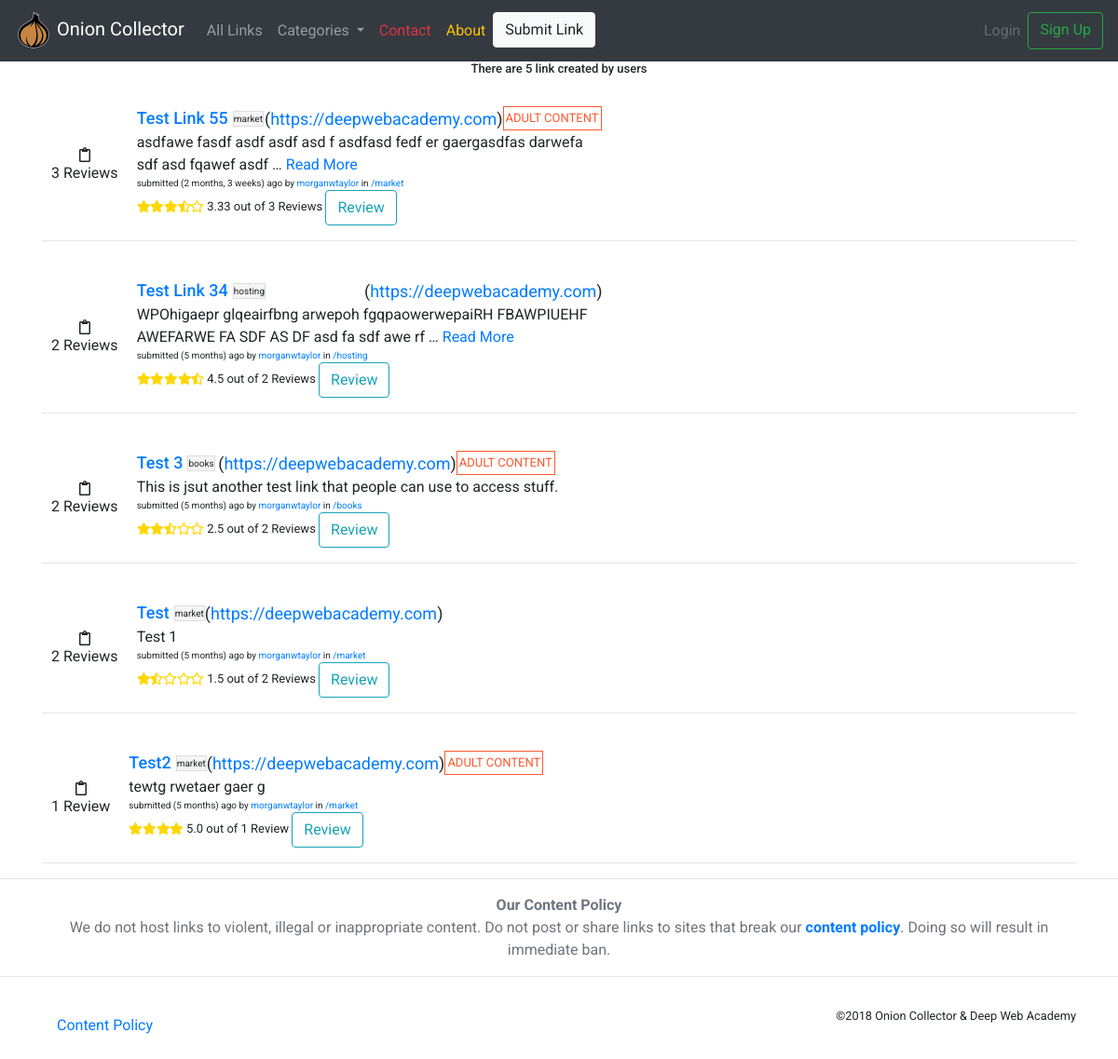
Before: /links/ with the older database file.
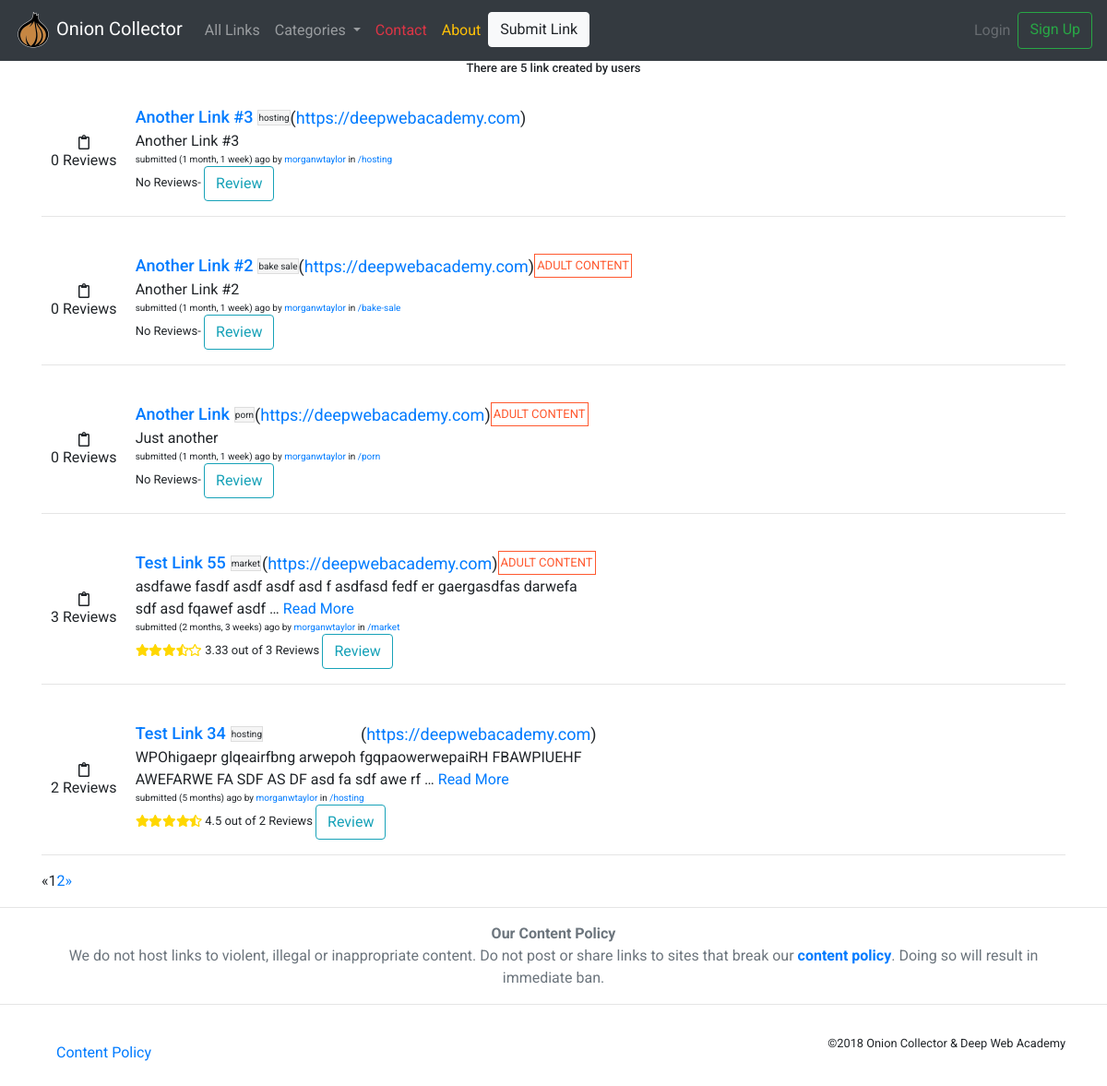
After: the same page with the newer database file.
### links/models.py (models this page shows, shortened)
class Link(models.Model):
    user = models.ForeignKey(settings.AUTH_USER_MODEL,on_delete=models.DO_NOTHING, related_name='links')
    created_at = models.DateTimeField(
            auto_now=True)
    title = models.CharField(max_length=30)
    slug = models.SlugField(unique=True)
    description = models.TextField(max_length = 255)
    category = models.ForeignKey(Category,on_delete=models.DO_NOTHING, related_name='links', null=True, blank=True)
    link = models.URLField(default = 'https://deepwebacademy.com')
    nsfw = models.BooleanField(default = False)
    votes = models.IntegerField(default = 1)
    likes = models.ManyToManyField(settings.AUTH_USER_MODEL, blank=True, related_name='link_likes')
    class Meta:
        ordering = ["-created_at"]
        unique_together = ['user', 'title']
    def average_rating(self):
        all_ratings = list(map(lambda x: x.rating, self.review_set.all()))
        return np.round(np.mean(all_ratings), decimals=2)

class Category(models.Model):
    title = models.CharField(max_length=25)
    slug = models.SlugField(unique=True)
    def __str__(self):
        return self.title
    class Meta:
        verbose_name_plural = "Categories"

class Review(models.Model):
    RATING_CHOICES = (
        (1, '1 Star'),
        (2, '2 Star'),
        (3, '3 Star'),
        (4, '4 Star'),
        (5, '5 Star')
    )
    user = models.ForeignKey(settings.AUTH_USER_MODEL, on_delete=models.DO_NOTHING)
    link = models.ForeignKey(Link, on_delete=models.DO_NOTHING)
    created_at = models.DateTimeField(auto_now=True)
    title = models.CharField(max_length=50)
    review = models.TextField(max_length=250, default="")
    rating = models.IntegerField(choices = RATING_CHOICES, default=1)

### links/views.py (the view)
# urls.py: path('', views.AllLinks.as_view(), name='all'),
class AllLinks(generic.ListView):
    context_object_name = 'links'
    model = Link
    paginate_by = 5
    queryset = Link.objects.all()

### links/templatetags/link_extras.py (called while the page is built)
@register.inclusion_tag('links/categories/category_nav.html')
def nav_category_list():
    category = Category.objects.all()
    return {'category': category}

### links/templates/links/link_list.html
{% extends "base.html" %}
{% load staticfiles %}
{% block content %}
<h3 class='t-s text-center'>There are {{ links.count }} link{{link.count|pluralize}} created by users</h3>
  {% for link in links %}
    {% include "links/base/_link.html" %}
  {% endfor %}
{%  if is_paginated %}
    <ul class="pagination">
    {% if page_obj.has_previous %}
      <li><a href="?page={{ page_obj.previous_page_number }}">&laquo;</a></li>
    {% else %}
      <li class="disabled"><span>&laquo;</span></li>
    {% endif %}
    {% for i in paginator.page_range %}
      {% if page_obj.number == i %}
        <li class="active"><span>{{ i }} <span class="sr-only">(current)</span></span></li>
      {% else %}
        <li><a href="?page={{ i }}">{{ i }}</a></li>
      {% endif %}
    {% endfor %}
    {% if page_obj.has_next %}
      <li><a href="?page={{ page_obj.next_page_number }}">&raquo;</a></li>
    {% else %}
      <li class="disabled"><span>&raquo;</span></li>
    {% endif %}
  </ul>
{% endif %}
{% endblock %}

### links/templates/links/base/_link.html (shortened to what this page needs)
{% load staticfiles %}
<div class="content-container">
  <div class="pt-4">
      <div class="content-container">
        <div class="content-upvote-container">
          <a><i class="far fa-clipboard"></i></a>
            <p>{{ link.review_set.count }} Review{{ link.review_set.count|pluralize  }}</p>
        </div>
        <div class="content-info">
          <div class="content-title">
            <a href="{% url 'links:detail' slug=link.slug %}"><h1 class="link-title no-wrap t-l">{{ link.title|lower|title }}</h1></a>
            <div class="link-category">
              <p class="t-xs">{{ link.category|lower }}</p>
            </div>
            <p class="t-l">({{ link.link|urlize }})</p>
            {% if link.nsfw == True %}
            <div class="link-nsfw">
              <p class="t-s">ADULT CONTENT</p>
            </div>
            {% endif %}
          </div>
          <div class="content-description">
            <p class="t-m"> {% if link.description|wordcount <= 15 %}
                              {{ link.description }}
                            {% else %}
                              {{ link.description|truncatewords:15 }}
                              <a href="{% url 'links:detail' slug=link.slug %}">Read More</a>
                            {% endif %}
            </p>
          </div>
          <div class="content-details">
            <p class="t-xs">submitted ({{ link.created_at|timesince }}) ago by <a href="{% url 'links:user_account' username=link.user.username %}">{{ link.user }}</a> in <a href="{% url 'links:category_detail' slug=link.category.slug %}">/{{link.category.slug}}</a></p>
            <p class="t-s"<p>
                  {%  if link.review_set.count == 0 %}
                    No Reviews-
                  {% else %}
                  <span class="stars" data-rating="{{ link.average_rating }}" data-num-stars="5" ></span>
                    {{ link.average_rating }} out of {{ link.review_set.count }} Review{{ link.review_set.count|pluralize }}
                  {% endif %}
                  <a href="{% url 'links:review' slug=link.slug %}">
                    <button type="button" class="btn btn-outline-info">Review</button>
                  </a>
              </p>
          </div>
        </div>
      </div>
  </div>
</div>
<hr>

Changed rows visible on the page:
no longer on this page (row unchanged): Link: review_set.count "2", title "Test 3", category "books", link "https://deepwebacademy.com", nsfw "ADULT CONTENT", description "This is jsut another test link that people can use to access stuff.", created_at "5 months", user "morganwtaylor", category.slug "books", average_rating "2.5"
no longer on this page (row unchanged): Link: review_set.count "2", title "Test", category "market", link "https://deepwebacademy.com", description "Test 1", created_at "5 months", user "morganwtaylor", category.slug "market", average_rating "1.5"
no longer on this page (row unchanged): Link: review_set.count "1", title "Test2", category "market", link "https://deepwebacademy.com", nsfw "ADULT CONTENT", description "tewtg rwetaer gaer g", created_at "5 months", user "morganwtaylor", category.slug "market", average_rating "5.0"
added Link: review_set.count "0", title "Another Link #3", category "hosting", link "https://deepwebacademy.com", description "Another Link #3", created_at "1 month, 1 week", user "morganwtaylor", category.slug "hosting", shows "No Reviews-"
added Link: review_set.count "0", title "Another Link #2", category "bake sale", link "https://deepwebacademy.com", nsfw "ADULT CONTENT", description "Another Link #2", created_at "1 month, 1 week", user "morganwtaylor", category.slug "bake-sale", shows "No Reviews-"
added Link: review_set.count "0", title "Another Link", category "porn", link "https://deepwebacademy.com", nsfw "ADULT CONTENT", description "Just another", created_at "1 month, 1 week", user "morganwtaylor", category.slug "porn", shows "No Reviews-"
Other visible differences:
new list line: "1"
new list line: "2"
